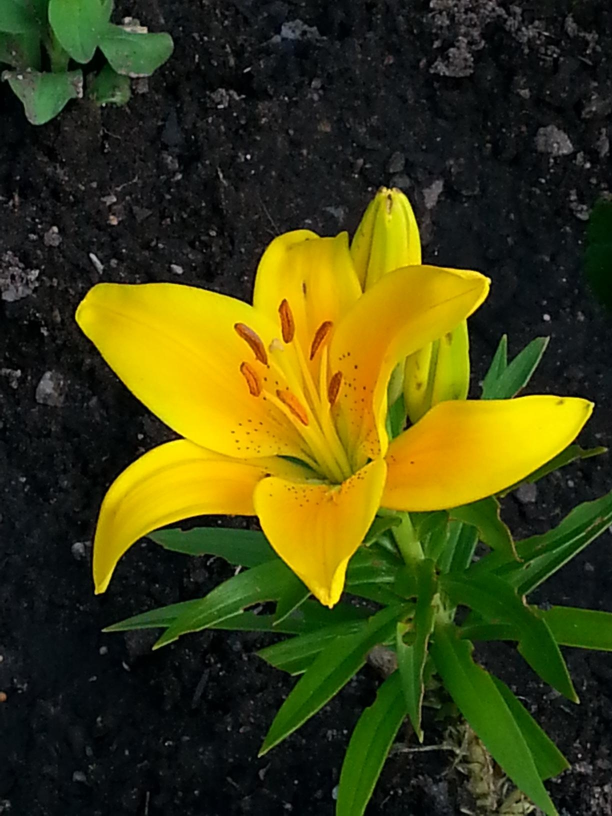
#> input picture week_10_image/yellowlily.jpg, 1224 x 1632 px, found by its file name (shown at 1/2 size)
$ python test_1.py
#> lines starting #> are read from the running program, lines starting #| are printed output that depends on the picture
# doc anh
import cv2
import numpy as np
import matplotlib.pyplot as plt

image=cv2.imread('C:\lap_trinh\laptrinhpython\Tuan10_Anh\yellowlily.jpg')
#> image is the input picture: shape (1632, 1224, 3); mean B, G, R 17.9, 65.9, 65.5
plt.imshow(cv2.cvtColor(image, cv2.COLOR_BGR2RGB))
plt.title("Ngoc_Cong_Hoi_Nho")
 # tat truc tao do
plt.show()

#tach kenh cac mau-------------------------------------------
image_rgb=cv2.cvtColor(image,cv2.COLOR_BGR2RGB)
img_array=np.array(image_rgb)

#cach_1
#R=img_array[:,:,0]
#G=img_array[:,:,1]
#B=img_array[:,:,2]

#cach_2
R,G,B=cv2.split(image_rgb)
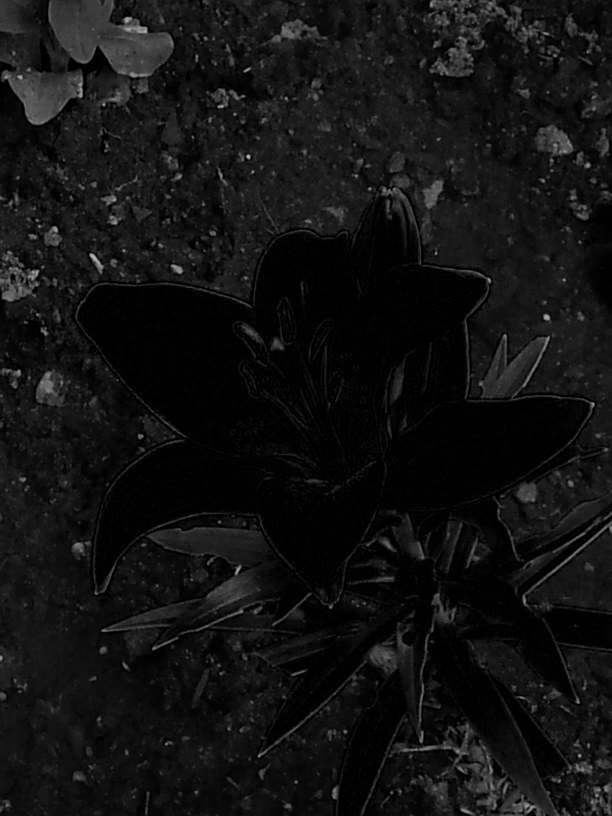
#> B: shape (1632, 1224) (shown at 1/2 size); min 0, max 193, mean 17.9
plt.subplot(4,4,1)
plt.imshow(R,cmap='Reds')
plt.title('R channel')
plt.axis('off')

plt.subplot(4,4,2)
plt.imshow(G,cmap="Greens")
plt.title("G channel")
plt.axis('off')

plt.subplot(4,4,3)
plt.imshow(B, cmap='Blues')
plt.title('B channel')
plt.axis("off")# tat truc tao do


#gop kenh cac mau lai--------------------------------
#cach_1
merged_image=np.stack((R,G,B),axis=2)
plt.subplot(4,4,4)
plt.imshow(merged_image)
plt.title('RGB imnage')
plt.axis("off")


#cach_2
merged_image=cv2.merge([R,G,B])
plt.subplot(4,4,5)
plt.imshow(merged_image)
plt.title("Gray Imege")
plt.axis("off")


# chuyen anh mau sanh anh den trang--------------------
gray=cv2.cvtColor(image,cv2.COLOR_BGR2GRAY)
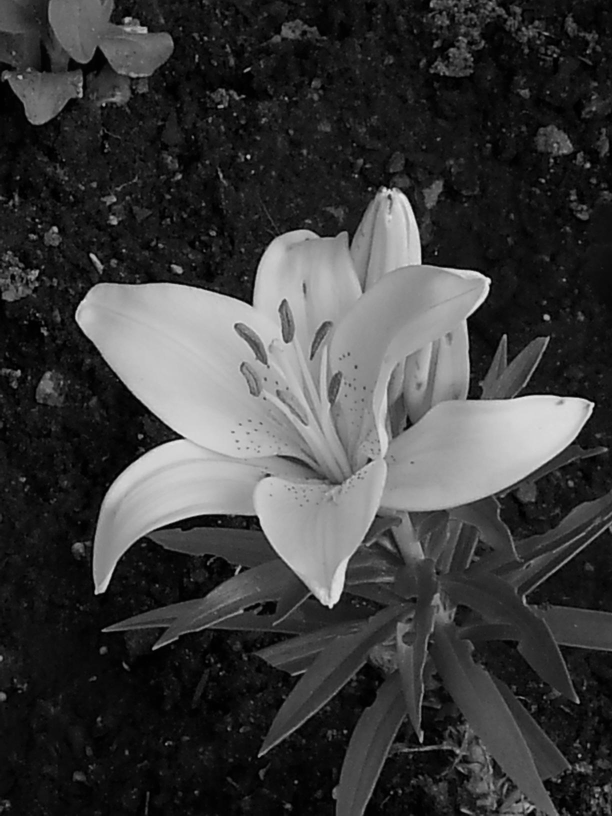
#> gray: shape (1632, 1224) (shown at 1/2 size); min 0, max 234, mean 60.3
plt.subplot(4,4,6)
plt.imshow(gray,cmap='gray')
plt.title("Gray Image")
plt.axis("off")


#Cat_anh--------------------
cropped=image[400:1200,250:1000] # (y,x)
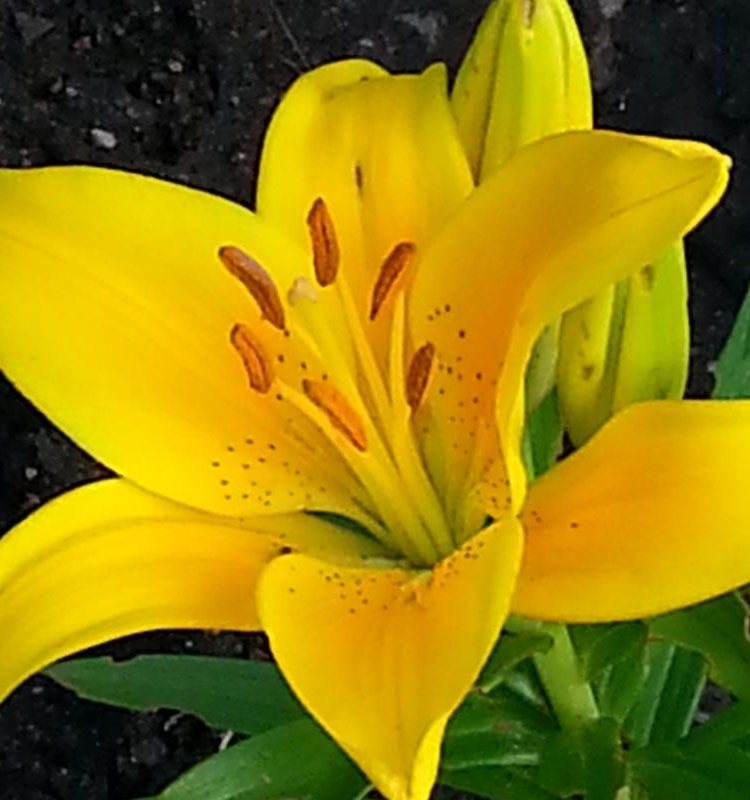
#> cropped: shape (800, 750, 3); mean B, G, R 9.1, 127.4, 148.4
plt.subplot(4,4,7)
plt.imshow(cv2.cvtColor(cropped,cv2.COLOR_BGR2RGB))
plt.title("Cropped image")
plt.axis("off")

#cv2.imwrite("Save cropped image",cropped) # luu anh

# thay doi kich thuoc anh--------

##resized=cv2.resize(image,(200,200))
#plt.imshow(cv2.cvtColor(resized),cv2.COLOR_BGR2RGB)
#plt.title("Resized image")
#plt.axis("off")
#

# lam mo hinh anh--------------
blurred=cv2.GaussianBlur(image,(51,51),51)
plt.subplot(4,4,8)
plt.imshow(cv2.cvtColor(blurred,cv2.COLOR_BGR2RGB))
plt.title("Blurred image")
plt.axis("off")


# [9 lines of commented-out code are left out]
plt.subplot(4,4,9)
resized=cv2.resize(gray,(200,200))
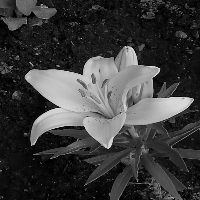
#> resized: shape (200, 200); min 0, max 229, mean 60.2
noise=np.random.randint(50,100,(200,200))
noisy_image=resized+noise
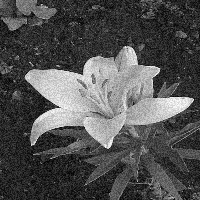
#> noisy_image: shape (200, 200) int64; min 50, max 314, mean 134.8; drawn with min black and max white
noisy_image=np.clip(noisy_image,0,255).astype(np.uint8)
plt.imshow(cv2.cvtColor(noisy_image,cv2.COLOR_BGR2RGB))
plt.title("Noisy image")
plt.axis("off")


# xoa nhieu
plt.subplot(4,4,10)
denoised_gaussian=cv2.GaussianBlur(noisy_image,(5,5),0)
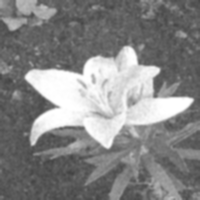
#> denoised_gaussian: shape (200, 200); min 66, max 255, mean 133.4
denoised_blur=cv2.blur(noisy_image,(5,5))
plt.imshow(cv2.cvtColor(denoised_blur,cv2.COLOR_BGR2RGB))
plt.title("Dinoisef iamge")
plt.axis("off")

#hien thi toan bo
plt.show()

# ve histogram cua anh
gray_array=np.array(gray).flatten() # doi anh 2 chieu sang 1 chieu
plt.hist(gray_array,bins=256,color="Red")
plt.title("Histogram anh den trang")
plt.xlabel("Gia tri diem anh (0-255)")
plt.ylabel("Tan Xuat")
plt.grid(True)
plt.tight_layout()
plt.show()
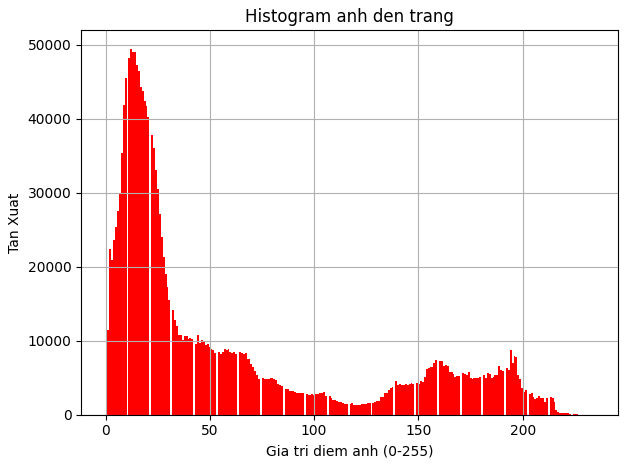
#> figure drawn by matplotlib, 1 panel; tallest bar 49472 high, from x = 11.88 to 12.8

$ run again, with week_10_image/Messenger_creation_281ddf50-c1f9-4c54-bf94-135573988c99.jpeg copied over week_10_image/yellowlily.jpg
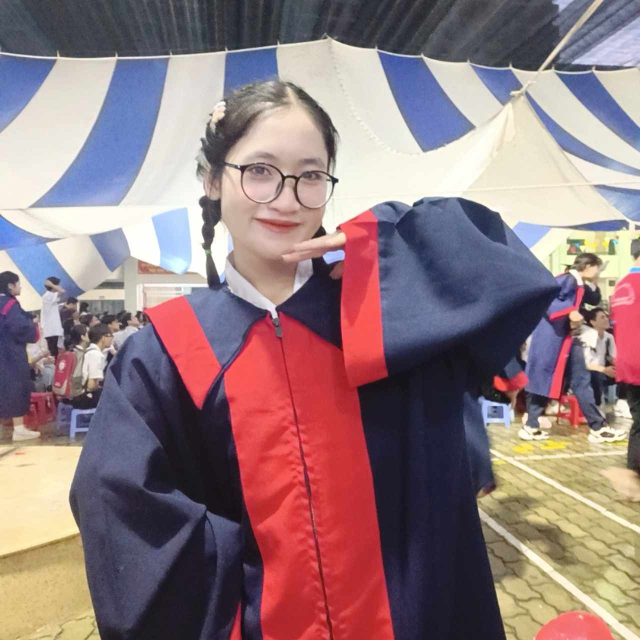
#> input picture week_10_image/Messenger_creation_281ddf50-c1f9-4c54-bf94-135573988c99.jpeg, 1280 x 1280 px, found by its file name (shown at 1/2 size)
#> image is the input picture: shape (1280, 1280, 3); mean B, G, R 126.2, 122.3, 145.8
#> `denoised_gaussian=cv2.GaussianBlur(noisy_image,(5,5),0)`:
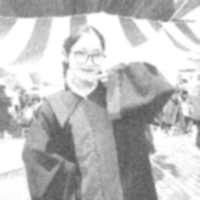
#> denoised_gaussian: shape (200, 200); min 86, max 255, mean 191.6
#> `plt.show()`:
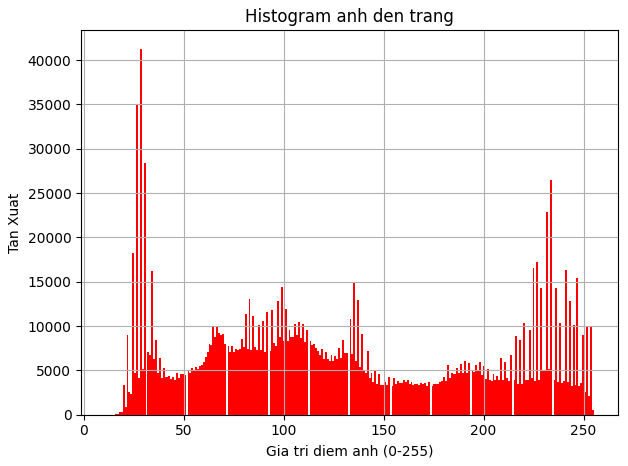
#> figure drawn by matplotlib, 1 panel; tallest bar 41297 high, from x = 28.16 to 29.11
